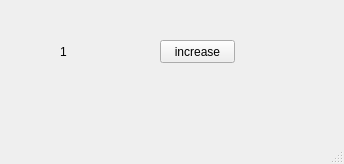
<?xml version="1.0" encoding="UTF-8"?>
<ui version="4.0">
 <class>MainWindow</class>
 <widget class="QMainWindow" name="MainWindow">
  <property name="geometry">
   <rect>
    <x>0</x>
    <y>0</y>
    <width>344</width>
    <height>164</height>
   </rect>
  </property>
  <property name="windowTitle">
   <string>MainWindow</string>
  </property>
  <widget class="QWidget" name="centralwidget">
   <widget class="QPushButton" name="pb">
    <property name="geometry">
     <rect>
      <x>160</x>
      <y>40</y>
      <width>75</width>
      <height>23</height>
     </rect>
    </property>
    <property name="text">
     <string>increase</string>
    </property>
   </widget>
   <widget class="QLabel" name="lbl">
    <property name="geometry">
     <rect>
      <x>60</x>
      <y>42</y>
      <width>91</width>
      <height>20</height>
     </rect>
    </property>
    <property name="text">
     <string>1</string>
    </property>
   </widget>
  </widget>
  <widget class="QMenuBar" name="menubar">
   <property name="geometry">
    <rect>
     <x>0</x>
     <y>0</y>
     <width>344</width>
     <height>21</height>
    </rect>
   </property>
  </widget>
  <widget class="QStatusBar" name="statusbar"/>
 </widget>
 <resources/>
 <connections/>
</ui>
